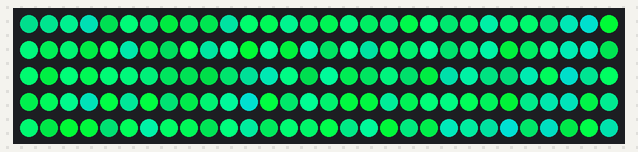
This sketch was run on a simulated Arduino Uno, built with avr-gcc and run on an emulated ATmega328P. Parts: 150 RGB LEDs in strip order, left to right, continuing on the next row. Random numbers use the default seed unless the sketch sets one.

Above: at 0.05 s.
At 5.04 s:
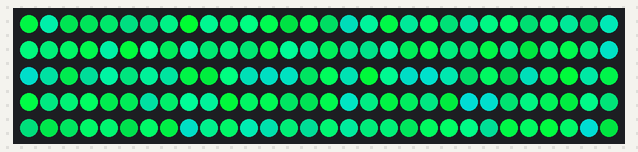
At 9.96 s:
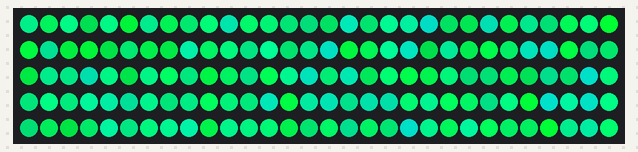
At 19.96 s:
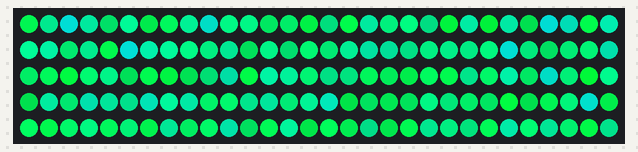
At 29.87 s:
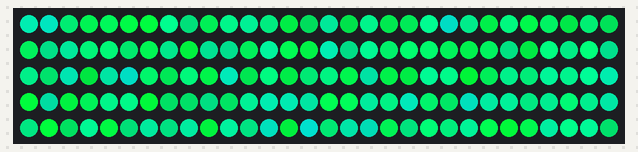
At 39.87 s:
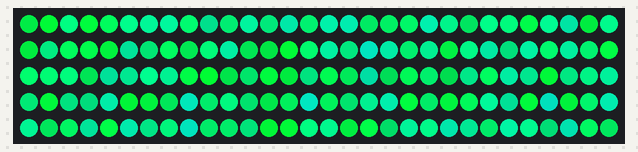

The sketch:

neopixel.ino
```cpp
#include <Adafruit_NeoPixel.h>

#define PIN 6
#define NUMPIXELS 150

Adafruit_NeoPixel strip(NUMPIXELS, PIN, NEO_GRB + NEO_KHZ800);

void setup() {
  strip.begin();
  strip.setBrightness(255);
  strip.show();
}

void loop() {
  for (int i = 0; i < NUMPIXELS; i++) {
    int r = 0;  // No red
    int g = random(150, 255);
    int b = random(50, 150);

    strip.setPixelColor(i, strip.Color(r, g, b));
  }
  strip.show();
  delay(50);
}

  /*for(int hue = 0; hue < 65536; hue += 256) {
   strip.fill(strip.ColorHSV(hue));
   strip.show();
   delay(50);
   }*/
```
